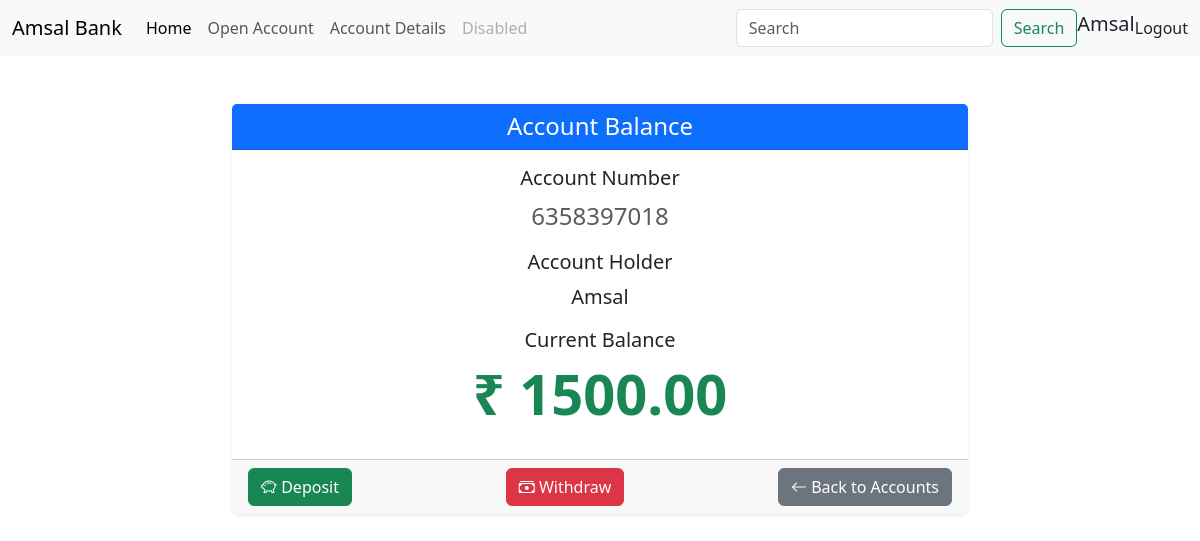
Screenshot of /balance/6358397018 (signed in) with the database file from the repository.
### homepage/models.py (models this page shows, shortened)
class Account(models.Model):
    ACCOUNT_TYPES = [
        ('saving', 'Saving Account'),
        ('current', 'Current Account'),
    ]
    user = models.ForeignKey(User, on_delete=models.CASCADE, related_name='accounts')
    account_number = models.CharField(max_length=10, unique=True, blank=True)
    account_type = models.CharField(max_length=10, choices=ACCOUNT_TYPES)
    phone_number = models.IntegerField()
    email = models.EmailField()
    balance = models.DecimalField(max_digits=10, decimal_places=2, default=0.00)
    created_at = models.DateTimeField(auto_now_add=True)

### homepage/views.py (the view)
# urls.py: path("balance/<str:account_number>", balance, name='balance'),
@login_required
def balance(request,account_number):
    try:
        account = Account.objects.get(account_number=account_number, user=request.user)
    except Account.DoesNotExist:
        messages.error(request, "Account not found.")
        return redirect('deposit')
    return render(request, "balance.html", {'account': account})

### templates/balance.html
{% extends 'main.html' %}
{% block body_block %}
<div class="container mt-5">
    <div class="row justify-content-center">
        <div class="col-md-8">
            <div class="card shadow-sm border-0">
                <div class="card-header bg-primary text-white text-center">
                    <h4 class="mb-0">Account Balance</h4>
                </div>
                <div class="card-body text-center">
                    <h5 class="card-title">Account Number</h5>
                    <p class="card-text fs-4 text-muted">{{ account.account_number }}</p>
                    <h5 class="card-title">Account Holder</h5>
                    <p class="card-text fs-5">{{ account.user }}</p>
                    <h5 class="card-title">Current Balance</h5>
                    <p class="display-4 text-success fw-bold">₹ {{ account.balance }}</p>
                </div>
                <div class="card-footer d-flex justify-content-between">
                    <a href="{% url 'deposit' account.account_number %}" class="btn btn-success">
                        <i class="bi bi-piggy-bank"></i> Deposit
                    </a>
                    <a href="{% url 'withdraw' account.account_number %}" class="btn btn-danger">
                        <i class="bi bi-cash-stack"></i> Withdraw
                    </a>
                    <a href="{% url 'account_list' %}" class="btn btn-secondary">
                        <i class="bi bi-arrow-left"></i> Back to Accounts
                    </a>
                </div>
            </div>
        </div>
    </div>
</div>
{% endblock %}

### templates/main.html (shortened to what this page needs)
<!DOCTYPE html>
<html lang="en">
<head>
    <link href="https://cdn.jsdelivr.net/npm/bootstrap@5.3.3/dist/css/bootstrap.min.css"
    rel="stylesheet"
>
    <link href="https://stackpath.bootstrapcdn.com/bootstrap/4.5.2/css/bootstrap.min.css"
    rel="stylesheet">
    <link href="https://cdn.jsdelivr.net/npm/bootstrap@5.3.0-alpha1/dist/css/bootstrap.min.css"
    rel="stylesheet">
    <link rel="stylesheet" href="https://cdn.jsdelivr.net/npm/bootstrap-icons@1.8.1/font/bootstrap-icons.css">
</head>
<body>
    <nav class="navbar navbar-expand-lg bg-body-tertiary">
        <div class="container-fluid">
          <a class="navbar-brand" href="#">Amsal Bank</a>
          <div class="collapse navbar-collapse" id="navbarSupportedContent">
            <ul class="navbar-nav me-auto mb-2 mb-lg-0">
              <li class="nav-item">
                <a class="nav-link active" aria-current="page" href="{% url 'home' %}">Home</a>
              </li>
              <li class="nav-item">
                <a class="nav-link" href="{% url 'account' %}">Open Account</a>
              </li>
              <li class="nav-item">
                <a class="nav-link" href="{% url 'account_list' %}">Account Details</a>
              </li>
              <li class="nav-item">
                <a class="nav-link disabled" aria-disabled="true">Disabled</a>
              </li>
            </ul>
            <form class="form-inline my-2 my-lg-0">
              <input
                class="form-control mr-sm-2"
                type="search"
                placeholder="Search"
                aria-label="Search"
              />
              <button class="btn btn-outline-success my-2 my-sm-0" type="submit">
                Search
              </button>
            {% if user.is_authenticated %}
            <h5>{{user.username}}</h5>
            <a class="nav-link" href="{% url 'logout' %}">Logout</a>
            {% else %}
            <a class="nav-link" href="{% url 'login' %}">Login</a>
            {% endif %}
          </div>
        </div>
      </nav>
      <div class="body">{% block body_block %} {% endblock %}</div>
</body>
</html>

### rows the page displays
Account: account_number "6358397018", user "Amsal", balance "1500.00"

### other values shown
{{ user.username }} "Amsal"
